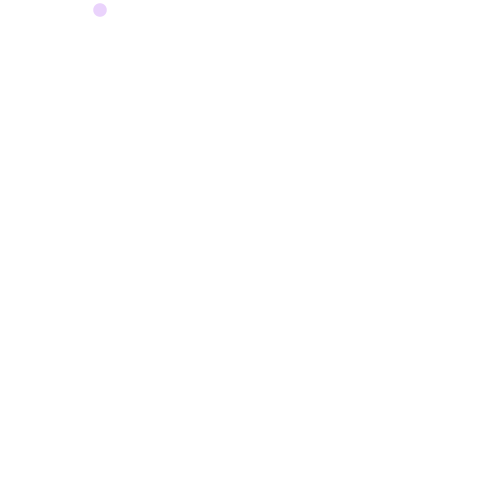
Frame 1 (no input)
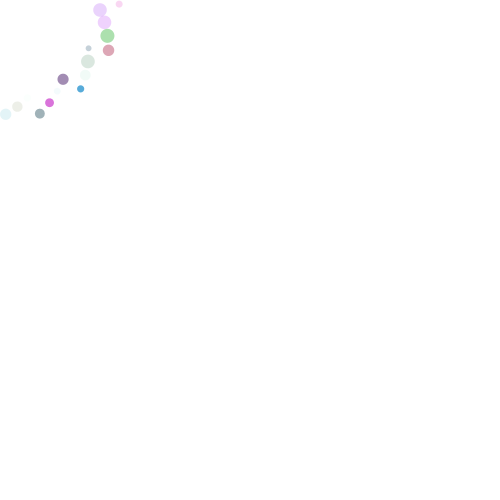
Frame 60 (the mouse pressed at the canvas centre just before this capture)
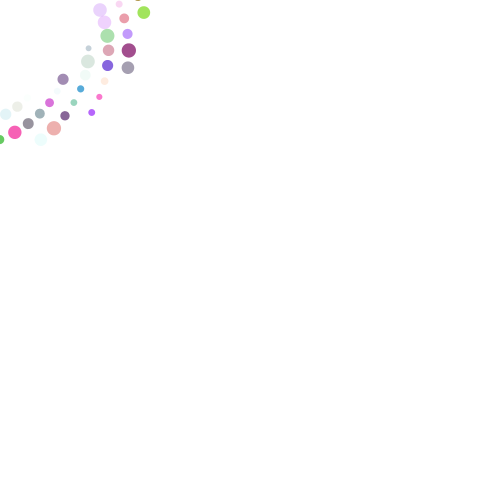
Frame 120 (the mouse held since frame 60 and released just before this capture)

The Processing sketch that drew these frames (run headless with seeded random() and noise(); from frame 60 on, the mouse is pressed at the canvas centre):

// Processing sketch: processing_120909
// ── processing_120909.pde

float r =0;


void setup() {
  size(500, 500);
  background(255);
  smooth();
  noStroke();
}
void draw() {
  fill(random(255), random(255), random(255), random(255));
  rotate(r);
  float circle_size = random(5, 15);
  ellipse(100 + r, 10, circle_size, circle_size);
  r = r + .4;
  println(r);
  //rotate(w);
  //float circle_s = random(5, 15);
  //ellipse(100 + w, 10, circle_s, circle_s);
  //w = w + 0.2;
  //println(w);  
}
